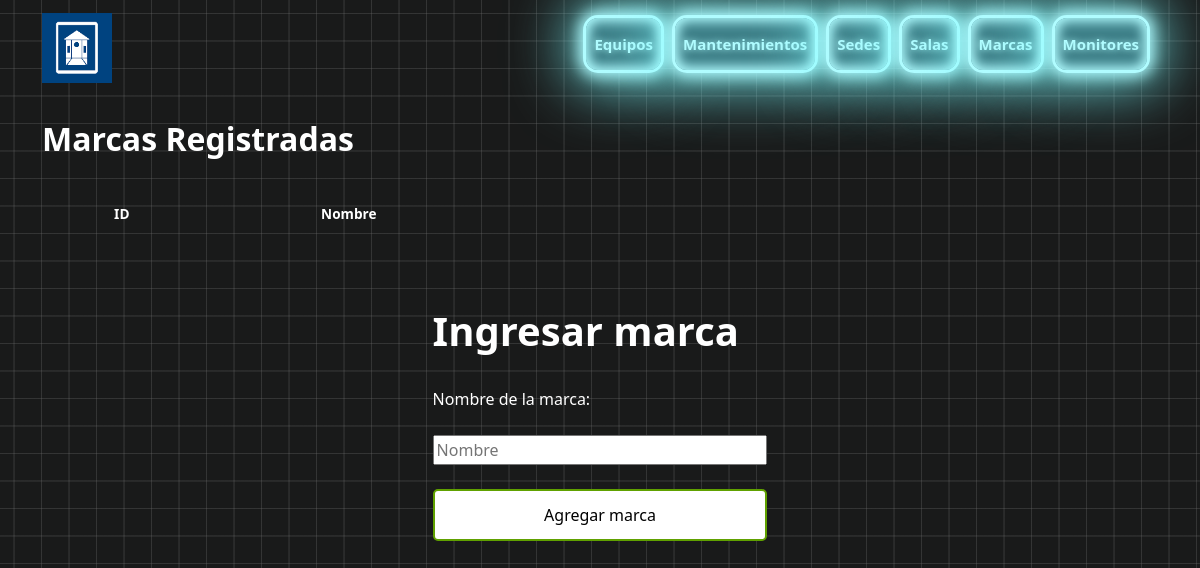
The app's page /marcas/listar_marca.php, older data.
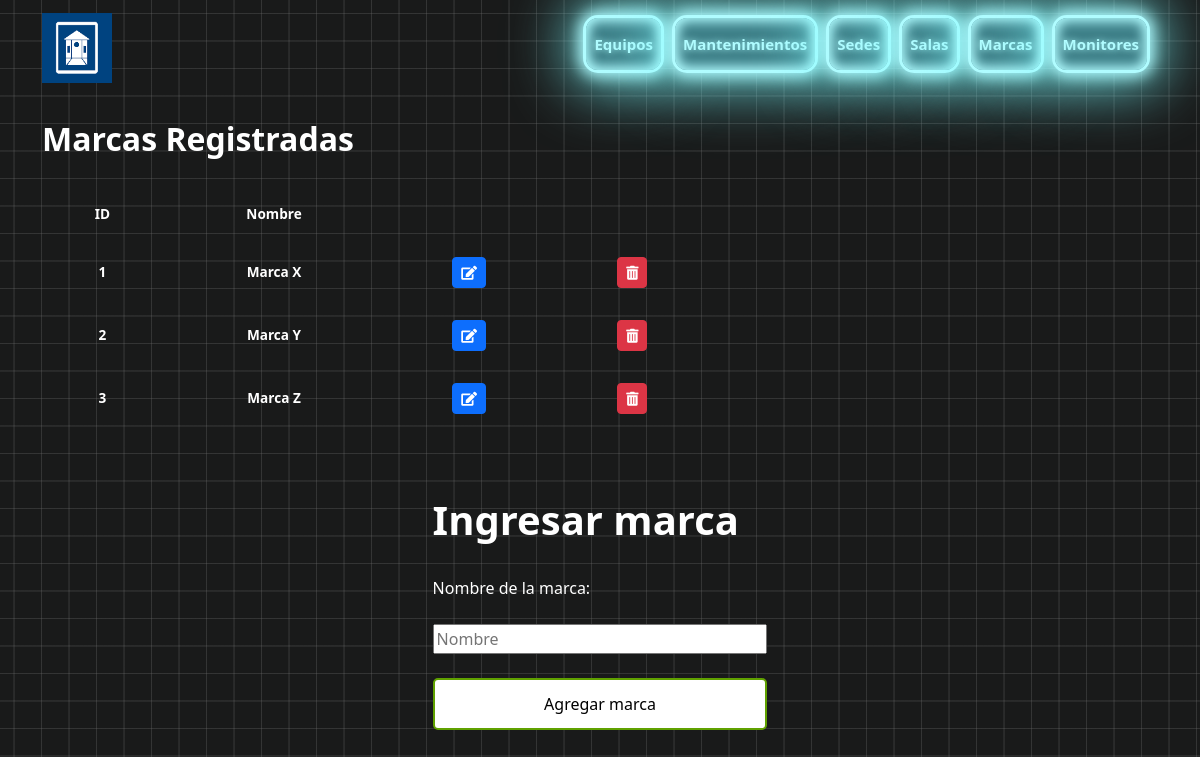
The same page, newer data.
### tables this page shows
CREATE TABLE marcas (
    id INT AUTO_INCREMENT PRIMARY KEY NOT NULL,
    nombre VARCHAR(255) NOT NULL
);

### marcas/listar_marca.php (the view, shortened to what this page needs)
<?php
$conect = connection();
$sql = "SELECT * FROM marcas";
$query = mysqli_query($conect , $sql);
?>
<!DOCTYPE html>
<html lang="en">
<head>
    <link href="https://cdn.jsdelivr.net/npm/bootstrap@5.3.3/dist/css/bootstrap.min.css" rel="stylesheet">
    <link href="https://cdnjs.cloudflare.com/ajax/libs/font-awesome/5.15.4/css/all.min.css" rel="stylesheet">
    <link rel="stylesheet" href="../style/style.css">
</head>
<body class="container">
<?php include('../nav.php'); ?>
<div class="tabla-form">
        <h2>Marcas Registradas</h2>
        <table>
            <thead>
                <tr>
                    <th>ID</th>
                    <th>Nombre</th>
                    <th></th>
                    <th></th>
                </tr>
            </thead>
            <tbody>
                <?php
                while($row = mysqli_fetch_array($query)):
                ?>
                <tr>
                <th><?= $row['id'] ?></th>
                <th><?= $row['nombre'] ?></th>
                <th><a href="editar_marca.php?id=<?= $row['id'] ?>" class="btn btn-primary btn-sm">
                                    <i class="fas fa-edit"></i>
                                </a>
                <th><a href="eliminar_marca.php?id=<?= $row['id'] ?>"  class="btn btn-danger btn-sm">
                                    <i class="fas fa-trash-alt"></i>
                                </a>
                </tr>
                <?php
                endwhile;
                ?>
            </tbody>
        </table>
        <br>
    </div>
    <div class="users-form">
        <form action="insertar_marca.php" method ="POST">
            <h1> Ingresar marca </h1>
            <label for="nombre" class="title"> Nombre de la marca:</label>
            <input type="text" name="nombre" placeholder="Nombre">
            <input type="submit" value="Agregar marca">
        </form>
    </div>
</body>
</html>

### nav.php (shortened to what this page needs)
<nav class="navbar navbar-expand-lg navbar-dark  mb-4">
    <a class="navbar-brand" href="#">
        <img src="../unimayor.png" alt="Logo" width="70" height="70" name="logo" onclick="reloadPage()">
    </a>
    <div class="collapse navbar-collapse justify-content-end" id="navbarNav">
        <ul class="navbar-nav">
            <li class="nav-item">
                <a href="../equipos/listar_equipo.php" class="nav-link btn btn-primary btn-lg btn-block glowbutton me-2 mb-2">Equipos</a>
            </li>
            <li class="nav-item">
                <a href="../mantenimientos/listar_mantenimientos.php" class="nav-link btn btn-primary btn-lg btn-block glowbutton me-2 mb-2">Mantenimientos</a>
            </li>
            <li class="nav-item">
                <a href="../sedes/listar_sedes.php" class="nav-link btn btn-primary btn-lg btn-block glowbutton me-2 mb-2">Sedes</a>
            </li>
            <li class="nav-item">
                <a href="../salas/listar_sala.php" class="nav-link btn btn-primary btn-lg btn-block glowbutton me-2 mb-2">Salas</a>
            </li>
            <li class="nav-item">
                <a href="../marcas/listar_marca.php" class="nav-link btn btn-primary btn-lg btn-block glowbutton me-2 mb-2">Marcas</a>
            </li>
            <li class="nav-item">
                <a href="../monitores/listar_monitores.php" class="nav-link btn btn-primary btn-lg btn-block glowbutton me-2 mb-2">Monitores</a>
            </li>
        </ul>
    </div>
</nav>

### style/style.css (style rules this page uses)
.container { width: 100%; height: 100%; max-width: auto; --color: rgba(114, 114, 114, 0.3); background-color: #191a1a; background-image: linear-gradient(0deg, transparent 24%, var(--color) 25%, var(--color) 26%, transparent 27%,transparent 74%, var(--color) 75%, var(--color) 76%, transparent 77%,transparent), linear-gradient(90deg, transparent 24%, var(--color) 25%, var(--color) 26%, transparent 27%,transparent 74%, var(--color) 75%, var(--color) 76%, transparent 77%,transparent); background-size: 55px 55px; }
.title { color: white; }
.users-form form { display: flex; flex-direction: column; gap: 24px; width: 30%; margin: 20px auto; table-layout: fixed; }
.users-form form input { font-family: 'Segoe UI','sans-serif'; }
.users-form h1, .tabla-form h2 { color: white; font-family: 'Segoe UI', sans-serif; font-weight: bold; }
.users-form form input[type=submit] { border: none; padding: 12px 50px; text-decoration: none; transition-duration: 0.4s; cursor: pointer; border-radius: 5px; background-color: white; color: black; border: 2px solid #60a100; }
table th { color: white; font-family: 'Segoe UI', sans-serif; font-weight: bold; }
table th { padding: 16px; text-align: center; font-size: .85em; }
.glowbutton { --glow-color: rgb(176, 252, 255); --glow-spread-color: rgba(123, 251, 255, 0.781); --enhanced-glow-color: rgb(206, 255, 255); --btn-color: rgb(61, 127, 136); border: 0.25em solid var(--glow-color); padding: 1em 3em; color: var(--glow-color); font-size: 15px; font-weight: bold; background-color: var(--btn-color); border-radius: 1em; box-shadow: 0 0 1em 0.25em var(--glow-color), 0 0 4em 1em var(--glow-spread-color), inset 0 0 0.75em 0.25em var(--glow-color); text-shadow: 0 0 0.5em var(--glow-color); position: relative; transition: all 0.3s; }
.glowbutton::after { pointer-events: none; content: ""; position: absolute; top: 120%; left: 0; height: 100%; width: 100%; filter: blur(2em); opacity: 0.7; transform: perspective(1.5em) rotateX(35deg) scale(1, 0.6); }
.tabla-form { display: flex; flex-direction: column; gap: 22px; width: 60%; }

Row changes from the older to the newer data that the page shows:
added marcas: id "1", nombre "Marca X"
added marcas: id "2", nombre "Marca Y"
added marcas: id "3", nombre "Marca Z"
